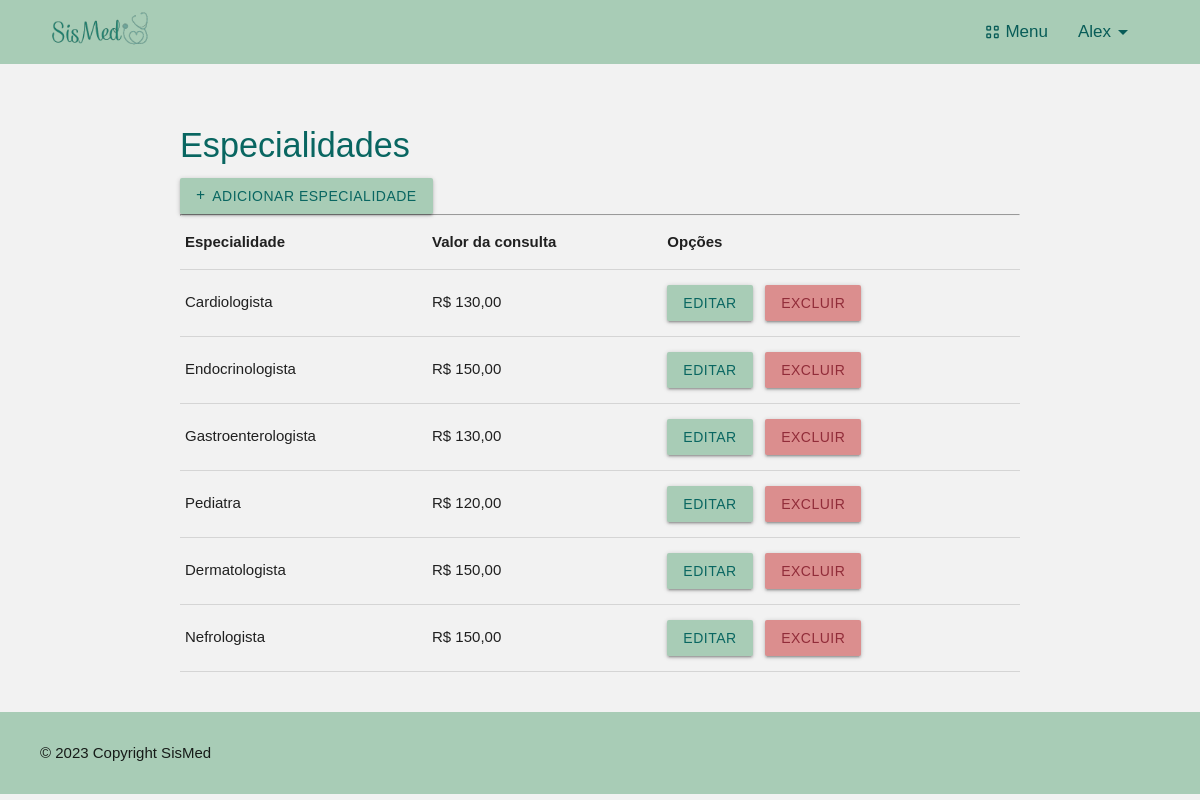
Screenshot of /listar/especialidades (signed in) with the database file from the repository.
### cadastros/models.py (models this page shows, shortened)
class Especialidade(models.Model):
    especialidade = models.CharField(max_length=30, unique=True)
    valor_consulta = models.DecimalField(max_digits=8, decimal_places=2, null=True)

### cadastros/views.py (the view)
# urls.py: path('listar/especialidades', EspecialidadeList.as_view(), name='listar-especialidades'),
class EspecialidadeList(GroupRequiredMixin, LoginRequiredMixin, GrupoMixin, ListView):
    login_url = reverse_lazy('login')
    group_required = u'Administrador'
    model = Especialidade
    template_name = 'cadastros/listas/especialidades.html'
    success_url = reverse_lazy('listar-especialidades')

### paginas/views.py (called while the page is built)
    def get_context_data(self, **kwargs):
        context = super().get_context_data(**kwargs)
        user = self.request.user
        is_admin = user.groups.filter(name='Administrador').exists()
        is_medico = user.groups.filter(name='Medico').exists()
        context['is_admin'] = is_admin
        context['is_medico'] = is_medico
        return context

### cadastros/templates/cadastros/listas/especialidades.html
{% extends 'paginas/index.html' %}
{% load static %}
{% block styles %}
    <link rel="stylesheet" href="{% static 'css/listar.css' %}">
{% endblock %}
{% block content %}
    <h4>Especialidades</h4>
    <a class="btn btn-add btn-sm" href="{% url 'cadastrar-especialidade' %}">
        <i class="fas fa-plus"></i>
        Adicionar Especialidade
    </a> <hr>
    <div class="table-responsive">
        <table class="table">
            <tr>
                <th>Especialidade</th>
                <th>Valor da consulta</th>
                <th>Opções</th>
            </tr>
            {% for especialidade in object_list %}
            <tr>
                <td>{{especialidade.especialidade}}</td>
                <td>R$ {{especialidade.valor_consulta}}</td>
                <td>
                    <a href="{% url 'editar-especialidade' especialidade.pk %}" class="btn btn-sm btn-editar">Editar</a> &nbsp;
                    <a href="{% url 'excluir-especialidade' especialidade.pk %}" class="btn btn-sm btn-excluir">Excluir</a>
                </td>
            </tr>
            {% empty %}
            <tr>
                <td colspan="2">Ainda não há especialidades cadastradas</td>
            </tr>
            {% endfor %}
        </table>
    </div>
{% endblock %}

### paginas/templates/paginas/index.html (shortened to what this page needs)
{% load static %}
<!DOCTYPE html>
<html lang="pt-br">
<head>
    <link rel="stylesheet" href="https://cdnjs.cloudflare.com/ajax/libs/materialize/1.0.0/css/materialize.min.css">
    <link rel="stylesheet" href="{% static 'css/estilo.css' %}">
    <link rel="stylesheet" href="{% static 'css/style_dash.css' %}">
    {% block styles %}
    {% endblock %}
</head>
<body>
{% block head %}
<header>
    <a href="#" class="brand-logo">
        <img id="logo" src="{% static 'img/SisMed-logo.png' %}" alt="SisMed logo" class="responsive-img" style="max-height: 60px;">
    </a>
  <nav class="navbar-nav">
    <div class="nav-wrapper" >
            <ul id="nav-mobile" class="right hide-on-med-and-down">
                {% if request.user.is_authenticated %}
                    <li class="dropdown-trigger black-text" data-target="dropdown1">
                        <span class="icons material-symbols-outlined" id="view-cozy">View_Cozy</span>
                        Menu
                    </li>
                    <li id="drop-user" class="dropdown-trigger black-text" data-target="dropdown3"> {{ request.user }}
                        <span class="material-symbols-outlined">arrow_drop_down</span>
                    </li>
                {% else %}
                    <li><a class="black-text" id="login-option" href="{% url 'login' %}">Login</a></li>
                {% endif %}
            </ul>
        </div>
    </nav>
</header>
{% endblock %}
{% block main %}
<main>
    <div class="container" id="main-container">
        {% block content %}{% endblock %}
    </div>
</main>
{% endblock %}
{% block footer %}
<footer>
    <div class="col-12" id="copyright">
        <p>&copy; 2023 Copyright SisMed</p>
    </div>
</footer>
{% endblock %}
</body>
</html>

### static/css/estilo.css (style rules this page uses)
* { margin: 0; padding: 0; }
body { background-color: #f2f2f2; }
h4 { color: #096661; }
header { height: 64px; background-color: #a8ccb6; display: flex; align-items: center; justify-content: space-between; padding-left: 50px; padding-right: 65px; }
header #logo { width: 110px; }
.navbar-nav { background-color: #a8ccb6; box-shadow: none; justify-content: space-between; }
#drop-user { text-transform: capitalize; }
.dropdown-trigger { display: flex; align-items: center; margin-left: 30px; font-size: 17px; color: #085c58 !important; }
.icons { margin-right: 4px; font-size: 18px; }
.btn-add i { margin-right: 3px; font-size: 16px; }
#drop-user { font-weight: 500; }
main { min-height: 80vh; }
.container { padding-block: 20px; }
footer { background-color: #a8ccb6; padding-inline: 40px; padding-block: 30px; }
#copyright { display: flex; justify-content: space-between; }

### static/css/style_dash.css (style rules this page uses)
body { font-family: Arial, sans-serif; }

### static/css/listar.css (style rules this page uses)
.container { padding-block: 40px; }
.btn-sm { font-weight: 500; }
.btn-add { background-color: #a8ccb6; border-color: #096661; color: #096661; font-size: 14px; }
.btn-editar { background-color: #a8ccb6; color: #096661; }
.btn-excluir { background-color: #db8e8e; color: #912c39; border: 0; }

### rows the page displays
Especialidade: especialidade "Cardiologista", valor_consulta "130,00"
Especialidade: especialidade "Endocrinologista", valor_consulta "150,00"
Especialidade: especialidade "Gastroenterologista", valor_consulta "130,00"
Especialidade: especialidade "Pediatra", valor_consulta "120,00"
Especialidade: especialidade "Dermatologista", valor_consulta "150,00"
Especialidade: especialidade "Nefrologista", valor_consulta "150,00"

### other values shown
{{ request.user }} "Alex"
